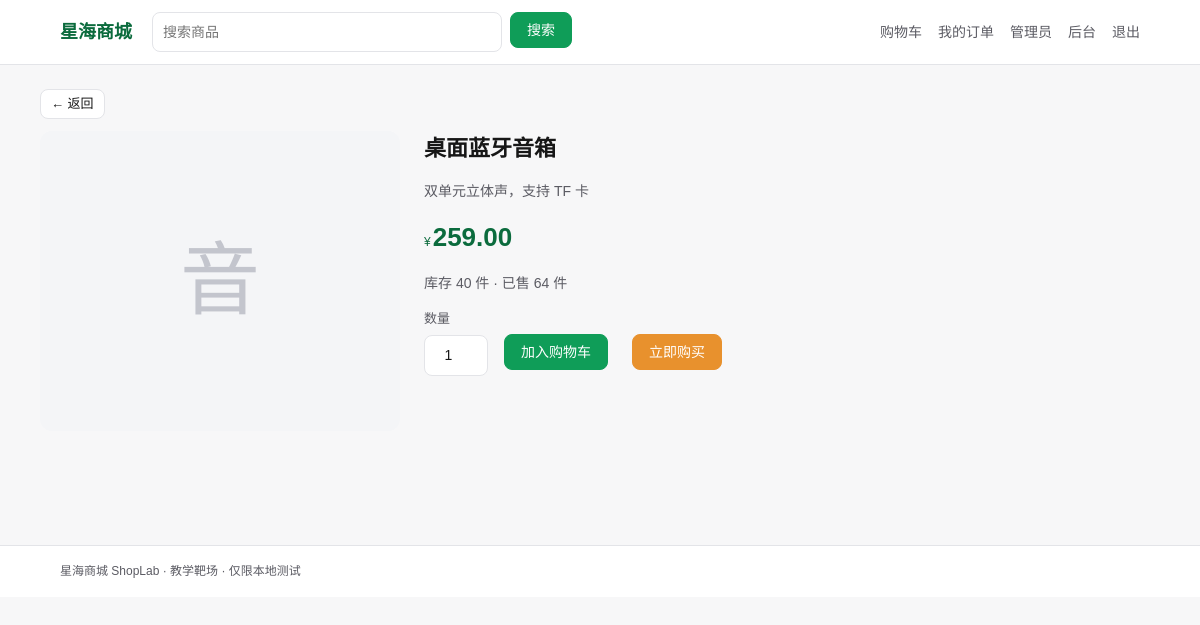
Screenshot of /product.php?id=3 (signed in) with the database file from the repository.
### tables this page shows
CREATE TABLE IF NOT EXISTS `users` (
  `id` INT UNSIGNED NOT NULL AUTO_INCREMENT,
  `username` VARCHAR(50) NOT NULL,
  `password` VARCHAR(255) NOT NULL,
  `nickname` VARCHAR(50) NOT NULL,
  `email` VARCHAR(100) NOT NULL DEFAULT '',
  `avatar` VARCHAR(255) NOT NULL DEFAULT '',
  `role` ENUM('user','admin') NOT NULL DEFAULT 'user',
  `created_at` DATETIME NOT NULL DEFAULT CURRENT_TIMESTAMP,
  PRIMARY KEY (`id`),
  UNIQUE KEY `uk_username` (`username`)
);

CREATE TABLE IF NOT EXISTS `products` (
  `id` INT UNSIGNED NOT NULL AUTO_INCREMENT,
  `category_id` INT UNSIGNED NOT NULL DEFAULT 0,
  `name` VARCHAR(100) NOT NULL,
  `price` DECIMAL(10,2) NOT NULL DEFAULT 0.00,
  `stock` INT NOT NULL DEFAULT 0,
  `description` VARCHAR(255) NOT NULL DEFAULT '',
  `icon` VARCHAR(20) NOT NULL DEFAULT '',
  `sales` INT NOT NULL DEFAULT 0,
  `status` TINYINT NOT NULL DEFAULT 1,
  `created_at` DATETIME NOT NULL DEFAULT CURRENT_TIMESTAMP,
  PRIMARY KEY (`id`),
  KEY `idx_category` (`category_id`)
);

### includes/functions.php (called while the page is built, shortened)
<?php
function e($value): string
{
    return htmlspecialchars((string)$value, ENT_QUOTES, 'UTF-8');
}
function current_user(): ?array
{
    $uid = (int)($_SESSION['uid'] ?? 0);
    $st = db()->prepare('SELECT id, username, nickname, email, avatar, role, created_at FROM users WHERE id = ?');
    $st->execute([$uid]);
    $row = $st->fetch();
    return $user = ($row ?: null);
}
function money($value): string
{
    return number_format((float)$value, 2);
}

### includes/db.php (called while the page is built)
<?php
function db(): PDO
{
    static $pdo = null;
    if ($pdo instanceof PDO) {
        return $pdo;
    }
    $c = config('db');
    $dsn = sprintf(
        'mysql:host=%s;port=%d;dbname=%s;charset=%s',
        $c['host'],
        $c['port'],
        $c['name'],
        $c['charset']
    );
    $pdo = new PDO($dsn, $c['user'], $c['pass'], [
        PDO::ATTR_ERRMODE            => PDO::ERRMODE_EXCEPTION,
        PDO::ATTR_DEFAULT_FETCH_MODE => PDO::FETCH_ASSOC,
        PDO::ATTR_EMULATE_PREPARES   => false,
    ]);
    return $pdo;
}

### product.php (the view, shortened to what this page needs)
<?php
$id = get_int('id');
$st = db()->prepare('SELECT * FROM products WHERE id = ? AND status = 1');
$st->execute([$id]);
$product = $st->fetch();
$stock = (int)$product['stock'];
include __DIR__ . '/includes/header.php';
?>
<div class="detail">
  <div class="detail-thumb"><?= e($product['icon'] !== '' ? $product['icon'] : mb_substr($product['name'], 0, 1)) ?></div>
  <div class="detail-info">
    <h1><?= e($product['name']) ?></h1>
    <p><?= e($product['description']) ?></p>
    <div class="price"><small>¥</small><?= money($product['price']) ?></div>
    <p>库存 <?= $stock ?> 件 · 已售 <?= (int)$product['sales'] ?> 件</p>
    <?php if ($stock > 0): ?>
      <form method="post" action="/product.php?id=<?= (int)$product['id'] ?>" class="row">
        <div class="field" style="margin:0">
          <label for="qty">数量</label>
          <input class="input qty-input" id="qty" type="number" name="qty" value="1" min="1" max="<?= $stock ?>">
        </div>
        <button class="btn btn-primary" type="submit" style="margin-top:20px">加入购物车</button>
        <button class="btn" type="submit" formmethod="get" formaction="/checkout.php"
                style="margin-top:20px;margin-left:8px;color:#fff;background:#e8912d;border-color:#e8912d">立即购买</button>
      </form>
    <?php else: ?>
      <button class="btn" type="button" disabled>暂时缺货</button>
    <?php endif; ?>
  </div>
</div>
<?php include __DIR__ . '/includes/footer.php'; ?>

### includes/header.php (shortened to what this page needs)
<?php
$__user = current_user();
?>
<!doctype html>
<html lang="zh-CN">
<head>
<link rel="stylesheet" href="/assets/css/app.css">
</head>
<body>
<header class="topbar">
  <div class="container topbar-inner">
    <a class="brand" href="/index.php">星海商城</a>
    <form class="search" action="/index.php" method="get">
      <input class="input search-input" type="text" name="q" value="<?= e($_GET['q'] ?? '') ?>" placeholder="搜索商品">
      <button class="btn btn-primary" type="submit">搜索</button>
    </form>
    <nav class="nav">
      <a href="/cart.php">购物车</a>
      <a href="/orders.php">我的订单</a>
      <?php if ($__user): ?>
        <a href="/profile.php"><?= e($__user['nickname']) ?></a>
        <?php if ($__user['role'] === 'admin'): ?><a href="/admin/index.php">后台</a><?php endif; ?>
        <a href="/logout.php">退出</a>
      <?php else: ?>
        <a href="/login.php">登录</a>
        <a href="/register.php">注册</a>
      <?php endif; ?>
    </nav>
  </div>
</header>
<main class="container main">
<?php if (basename($_SERVER['SCRIPT_NAME'] ?? '') !== 'index.php'): ?>
<div class="back-bar">
  <a class="btn btn-sm" href="/index.php" onclick="if (history.length > 1) { history.back(); return false; }">← 返回</a>
</div>
<?php endif; ?>

### assets/css/app.css (style rules this page uses)
:root { --surface: #ffffff; --surface-muted: #f4f5f7; --bg: #f7f7f8; --text: #171717; --text-muted: #5b5b63; --border: #e3e4e8; --brand: #0f9d58; --brand-dark: #0b6b3d; --brand-soft: #e8f7ee; --danger: #d93a2f; --warning: #b7791f; --radius: 8px; --radius-card: 12px; --shadow: 0 1px 2px rgba(23, 23, 23, .06); }
* { box-sizing: border-box; }
body { margin: 0; background: var(--bg); color: var(--text); font: 14px/1.6 "Microsoft YaHei", "PingFang SC", Arial, sans-serif; }
a { color: var(--brand-dark); text-decoration: none; }
.container { width: 100%; max-width: 1120px; margin: 0 auto; padding: 0 20px; }
.topbar { background: var(--surface); border-bottom: 1px solid var(--border); position: sticky; top: 0; z-index: 10; }
.topbar-inner { display: flex; align-items: center; gap: 20px; height: 64px; }
.brand { font-size: 18px; font-weight: 700; color: var(--brand-dark); white-space: nowrap; }
.search { display: flex; gap: 8px; flex: 1; max-width: 420px; }
.search-input { width: 100%; }
.nav { display: flex; gap: 16px; margin-left: auto; white-space: nowrap; }
.nav a { color: var(--text-muted); font-size: 14px; }
.main { padding: 24px 0 56px; min-height: 60vh; }
.back-bar { margin-bottom: 12px; }
.btn { display: inline-block; padding: 0 16px; height: 36px; line-height: 34px; border: 1px solid var(--border); border-radius: var(--radius); background: var(--surface); color: var(--text); font-size: 14px; cursor: pointer; text-align: center; white-space: nowrap; }
.btn-primary { background: var(--brand); border-color: var(--brand); color: #fff; }
.btn-sm { height: 30px; line-height: 28px; padding: 0 10px; font-size: 13px; }
.field { margin-bottom: 16px; }
.field label { display: block; margin-bottom: 6px; color: var(--text-muted); font-size: 13px; }
.input, textarea, select { width: 100%; padding: 8px 10px; border: 1px solid var(--border); border-radius: var(--radius); background: var(--surface); color: var(--text); font: inherit; }
.row { display: flex; gap: 16px; align-items: center; }
.price { color: var(--brand-dark); font-weight: 700; font-size: 16px; }
.price small { font-size: 12px; font-weight: 400; margin-right: 2px; }
.detail { display: grid; grid-template-columns: 360px 1fr; gap: 24px; }
.detail-thumb { height: 300px; border-radius: var(--radius-card); background: var(--surface-muted); display: flex; align-items: center; justify-content: center; font-size: 80px; color: #c3c5cd; }
.detail-info h1 { margin: 0 0 8px; font-size: 22px; }
.detail-info .price { font-size: 26px; margin: 12px 0; }
.detail-info p { color: var(--text-muted); }
.qty-input { width: 64px; text-align: center; }

### rows the page displays
users: nickname "管理员"
products: icon "音", name "桌面蓝牙音箱", description "双单元立体声，支持 TF 卡", price "259.00", stock "40", sales "64"
